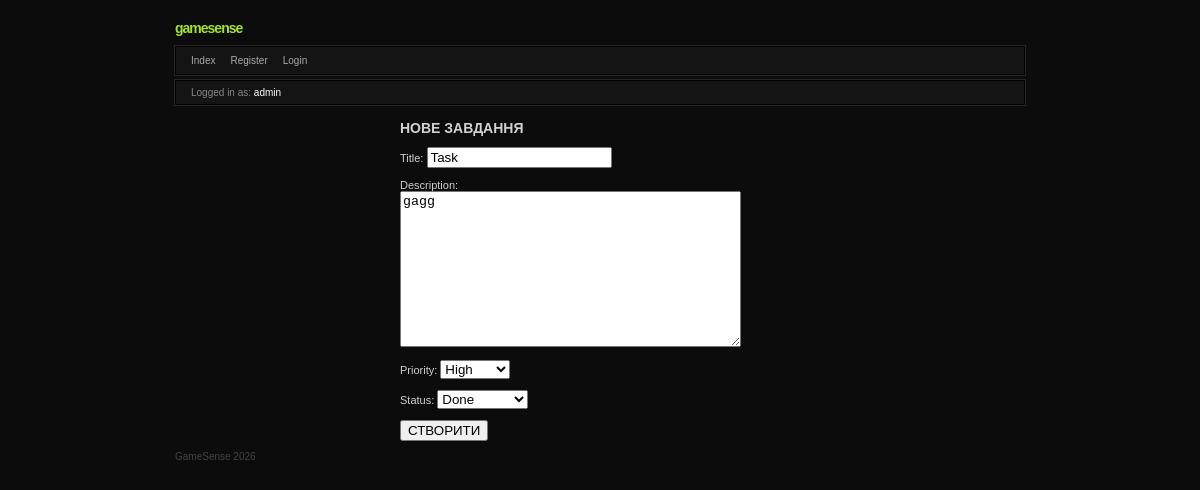
Before: /1/update (signed in) with the older database file.
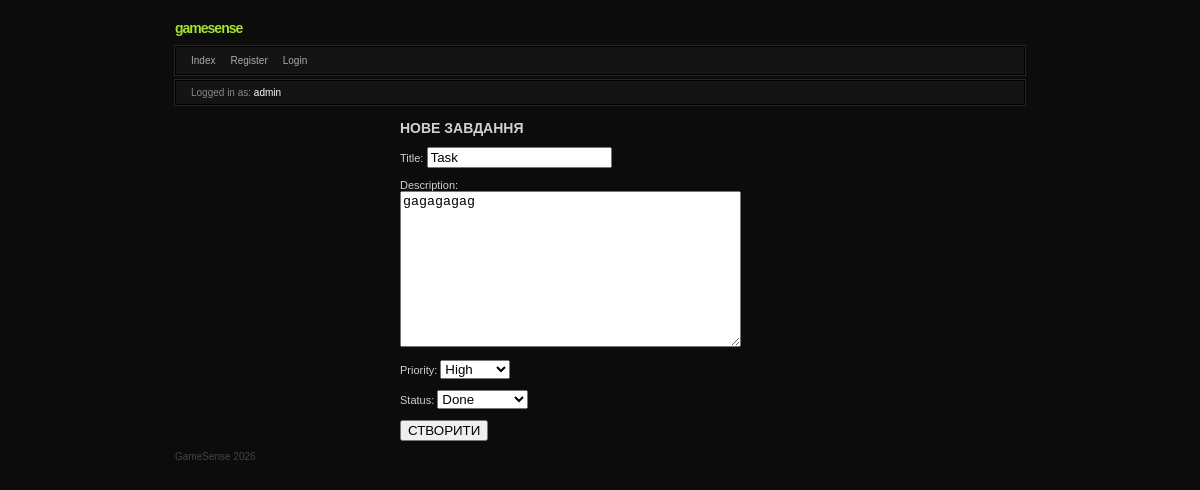
After: the same page with the newer database file.
### tasks/models.py (models this page shows, shortened)
class Task(models.Model):
    STATUS_CHOICES = [
        ("todo", "To do"),
        ("in_progress", "In Progress"),
        ("done", "Done"),
    ]
    PRIORITY_CHOICES = [
        ("low", "Low"),
        ("medium", "Medium"),
        ("high", "High"),
    ]
    title = models.CharField(max_length=200)
    description = models.TextField()
    status = models.CharField(max_length=20, choices=STATUS_CHOICES, default="todo")
    priority = models.CharField(max_length=20, choices=PRIORITY_CHOICES, default="Medim")
    due_date = models.DateTimeField(null=True, blank=True)
    creator = models.ForeignKey(User, on_delete=models.CASCADE, related_name="tasks")

### tasks/views.py (the view, shortened to what this page needs)
# urls.py: path("<int:pk>/update", views.TaskUpdateView.as_view(), name="task_update"),
class TaskUpdateView(LoginRequiredMixin, UpdateView):
    model = models.Task
    fields = ['title', 'description', 'priority', 'status']
    template_name = "tasks/task_form.html"

### templates/tasks/task_form.html (shortened to what this page needs)
{% extends 'base.html' %}
{% block content %}
    <div class="task-item" style="max-width: 400px; margin: 0 auto;">
        <h2 style="color: var(--gs-green); font-size: 14px;">НОВЕ ЗАВДАННЯ</h2>
        <form method="post">
            {{ form.as_p }}
            <button type="submit" class="gs-btn">СТВОРИТИ</button>
        </form>
    </div>
{% endblock %}

Changed rows visible on the page:
changed Task "Task": description "gagg" → "gagagagag"
